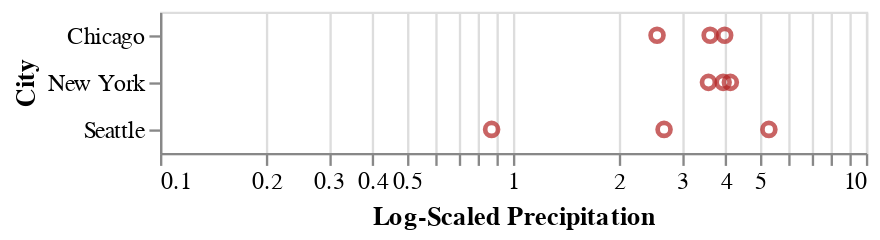

The notebook cell this image was saved under:
### Code cell
plot = vl.markPoint({color: 'firebrick'})
  .data(df)
  .encode(
    vl.x().fieldQ('precip').scale({type: 'log'}).title('Log-Scaled Precipitation'),
    vl.y().fieldN('city').title('City')
  )

### Figure 1 — Vega-Lite specification as saved in the notebook (floating-point values rounded to 4 significant figures)
{"$schema": "https://vega.github.io/schema/vega-lite/v5.json", "data": {"values": [{"city": "Seattle", "month": "Apr", "precip": 2.68}, {"city": "Seattle", "month": "Aug", "precip": 0.87}, {"city": "Seattle", "month": "Dec", "precip": 5.31}, {"city": "New York", "month": "Apr", "precip": 3.94}, {"city": "New York", "month": "Aug", "precip": 4.13}, {"city": "New York", "month": "Dec", "precip": 3.58}, {"city": "Chicago", "month": "Apr", "precip": 3.62}, {"city": "Chicago", "month": "Aug", "precip": 3.98}, {"city": "Chicago", "month": "Dec", "precip": 2.56}]}, "encoding": {"x": {"field": "precip", "scale": {"type": "log"}, "title": "Log-Scaled Precipitation", "type": "quantitative"}, "y": {"field": "city", "title": "City", "type": "nominal"}}, "mark": {"color": "firebrick", "type": "point"}}
